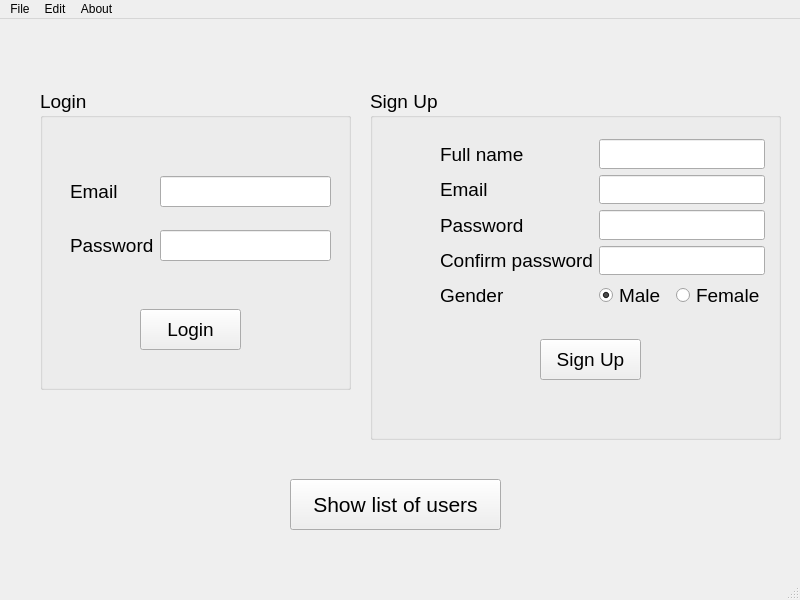
<?xml version="1.0" encoding="UTF-8"?>
<ui version="4.0">
 <class>MainWindow</class>
 <widget class="QMainWindow" name="MainWindow">
  <property name="geometry">
   <rect>
    <x>0</x>
    <y>0</y>
    <width>800</width>
    <height>600</height>
   </rect>
  </property>
  <property name="windowTitle">
   <string>MainWindow</string>
  </property>
  <widget class="QWidget" name="centralwidget">
   <widget class="QGroupBox" name="groupBox">
    <property name="geometry">
     <rect>
      <x>40</x>
      <y>70</y>
      <width>311</width>
      <height>301</height>
     </rect>
    </property>
    <property name="font">
     <font>
      <pointsize>14</pointsize>
     </font>
    </property>
    <property name="title">
     <string>Login</string>
    </property>
    <widget class="QWidget" name="gridLayoutWidget">
     <property name="geometry">
      <rect>
       <x>30</x>
       <y>70</y>
       <width>261</width>
       <height>121</height>
      </rect>
     </property>
     <layout class="QGridLayout" name="gridLayout">
      <item row="1" column="0">
       <widget class="QLabel" name="label_2">
        <property name="text">
         <string>Password</string>
        </property>
       </widget>
      </item>
      <item row="0" column="0">
       <widget class="QLabel" name="label">
        <property name="text">
         <string>Email</string>
        </property>
       </widget>
      </item>
      <item row="0" column="1">
       <widget class="QLineEdit" name="emailLineEdit"/>
      </item>
      <item row="1" column="1">
       <widget class="QLineEdit" name="passwordLineEdit">
        <property name="echoMode">
         <enum>QLineEdit::Password</enum>
        </property>
       </widget>
      </item>
     </layout>
    </widget>
    <widget class="QPushButton" name="loginButton">
     <property name="geometry">
      <rect>
       <x>100</x>
       <y>220</y>
       <width>101</width>
       <height>41</height>
      </rect>
     </property>
     <property name="text">
      <string>Login</string>
     </property>
    </widget>
   </widget>
   <widget class="QGroupBox" name="groupBox_2">
    <property name="geometry">
     <rect>
      <x>370</x>
      <y>70</y>
      <width>411</width>
      <height>351</height>
     </rect>
    </property>
    <property name="font">
     <font>
      <pointsize>14</pointsize>
     </font>
    </property>
    <property name="title">
     <string>Sign Up</string>
    </property>
    <widget class="QPushButton" name="signupButton">
     <property name="geometry">
      <rect>
       <x>170</x>
       <y>250</y>
       <width>101</width>
       <height>41</height>
      </rect>
     </property>
     <property name="text">
      <string>Sign Up</string>
     </property>
    </widget>
    <widget class="QWidget" name="gridLayoutWidget_2">
     <property name="geometry">
      <rect>
       <x>70</x>
       <y>50</y>
       <width>325</width>
       <height>171</height>
      </rect>
     </property>
     <layout class="QGridLayout" name="gridLayout_2">
      <item row="1" column="0">
       <widget class="QLabel" name="label_4">
        <property name="text">
         <string>Email</string>
        </property>
       </widget>
      </item>
      <item row="2" column="0">
       <widget class="QLabel" name="label_5">
        <property name="text">
         <string>Password</string>
        </property>
       </widget>
      </item>
      <item row="0" column="1">
       <widget class="QLineEdit" name="nameLineEdit"/>
      </item>
      <item row="2" column="1">
       <widget class="QLineEdit" name="passwordLineEdit_2">
        <property name="echoMode">
         <enum>QLineEdit::Password</enum>
        </property>
       </widget>
      </item>
      <item row="3" column="1">
       <widget class="QLineEdit" name="confirmLineEdit">
        <property name="echoMode">
         <enum>QLineEdit::Password</enum>
        </property>
       </widget>
      </item>
      <item row="3" column="0">
       <widget class="QLabel" name="label_6">
        <property name="text">
         <string>Confirm password</string>
        </property>
       </widget>
      </item>
      <item row="4" column="0">
       <widget class="QLabel" name="label_7">
        <property name="text">
         <string>Gender</string>
        </property>
       </widget>
      </item>
      <item row="0" column="0">
       <widget class="QLabel" name="label_3">
        <property name="text">
         <string>Full name</string>
        </property>
       </widget>
      </item>
      <item row="1" column="1">
       <widget class="QLineEdit" name="emailLineEdit_2"/>
      </item>
      <item row="4" column="1">
       <layout class="QHBoxLayout" name="horizontalLayout">
        <item>
         <widget class="QRadioButton" name="maleRadio">
          <property name="text">
           <string>Male</string>
          </property>
          <property name="checked">
           <bool>true</bool>
          </property>
         </widget>
        </item>
        <item>
         <widget class="QRadioButton" name="femaleRadio">
          <property name="text">
           <string>Female</string>
          </property>
         </widget>
        </item>
       </layout>
      </item>
     </layout>
    </widget>
   </widget>
   <widget class="QPushButton" name="showButton">
    <property name="geometry">
     <rect>
      <x>290</x>
      <y>460</y>
      <width>211</width>
      <height>51</height>
     </rect>
    </property>
    <property name="font">
     <font>
      <pointsize>16</pointsize>
     </font>
    </property>
    <property name="text">
     <string>Show list of users</string>
    </property>
   </widget>
  </widget>
  <widget class="QMenuBar" name="menubar">
   <property name="geometry">
    <rect>
     <x>0</x>
     <y>0</y>
     <width>800</width>
     <height>21</height>
    </rect>
   </property>
   <widget class="QMenu" name="menuFile">
    <property name="title">
     <string>File</string>
    </property>
   </widget>
   <widget class="QMenu" name="menuEdit">
    <property name="title">
     <string>Edit</string>
    </property>
   </widget>
   <widget class="QMenu" name="menuAbout">
    <property name="title">
     <string>About</string>
    </property>
   </widget>
   <addaction name="menuFile"/>
   <addaction name="menuEdit"/>
   <addaction name="menuAbout"/>
  </widget>
  <widget class="QStatusBar" name="statusbar"/>
 </widget>
 <resources/>
 <connections/>
</ui>
